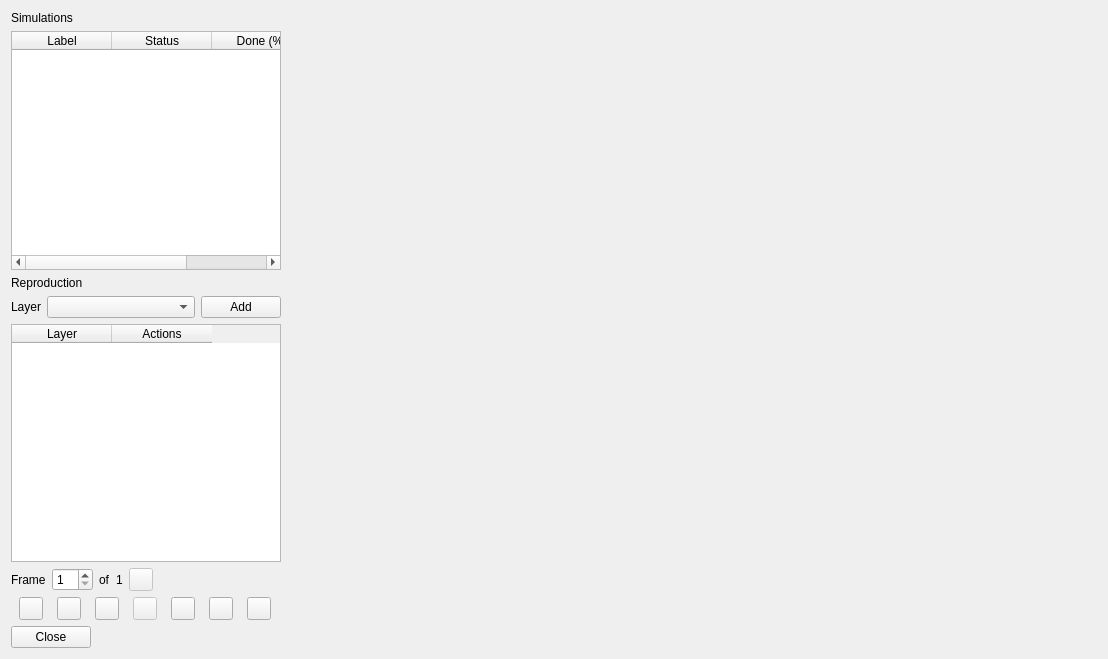
<?xml version="1.0" encoding="UTF-8"?>
<ui version="4.0">
 <class>ViewResultsDialog</class>
 <widget class="QWidget" name="ViewResultsDialog">
  <property name="geometry">
   <rect>
    <x>0</x>
    <y>0</y>
    <width>1108</width>
    <height>659</height>
   </rect>
  </property>
  <property name="windowTitle">
   <string>View Results</string>
  </property>
  <layout class="QHBoxLayout" name="horizontalLayout" stretch="1,3">
   <item>
    <layout class="QVBoxLayout" name="verticalLayout_2">
     <item>
      <widget class="QLabel" name="label_4">
       <property name="text">
        <string>Simulations</string>
       </property>
      </widget>
     </item>
     <item>
      <widget class="QTableWidget" name="tblSimulations">
       <property name="editTriggers">
        <set>QAbstractItemView::NoEditTriggers</set>
       </property>
       <property name="alternatingRowColors">
        <bool>true</bool>
       </property>
       <property name="selectionMode">
        <enum>QAbstractItemView::SingleSelection</enum>
       </property>
       <property name="selectionBehavior">
        <enum>QAbstractItemView::SelectRows</enum>
       </property>
       <column>
        <property name="text">
         <string>Label</string>
        </property>
       </column>
       <column>
        <property name="text">
         <string>Status</string>
        </property>
       </column>
       <column>
        <property name="text">
         <string>Done (%)</string>
        </property>
       </column>
      </widget>
     </item>
     <item>
      <widget class="QLabel" name="label_5">
       <property name="text">
        <string>Reproduction</string>
       </property>
      </widget>
     </item>
     <item>
      <layout class="QHBoxLayout" name="horizontalLayout_6">
       <item>
        <widget class="QLabel" name="label_3">
         <property name="sizePolicy">
          <sizepolicy hsizetype="Fixed" vsizetype="Preferred">
           <horstretch>0</horstretch>
           <verstretch>0</verstretch>
          </sizepolicy>
         </property>
         <property name="text">
          <string>Layer</string>
         </property>
        </widget>
       </item>
       <item>
        <widget class="QComboBox" name="cbxLayers"/>
       </item>
       <item>
        <widget class="QPushButton" name="btnAddLayer">
         <property name="sizePolicy">
          <sizepolicy hsizetype="Fixed" vsizetype="Fixed">
           <horstretch>0</horstretch>
           <verstretch>0</verstretch>
          </sizepolicy>
         </property>
         <property name="text">
          <string>Add</string>
         </property>
         <property name="icon">
          <iconset resource="../../icons.qrc">
           <normaloff>:/icons/list-add.png</normaloff>:/icons/list-add.png</iconset>
         </property>
        </widget>
       </item>
      </layout>
     </item>
     <item>
      <widget class="QTableWidget" name="tblLayers">
       <property name="editTriggers">
        <set>QAbstractItemView::NoEditTriggers</set>
       </property>
       <property name="alternatingRowColors">
        <bool>true</bool>
       </property>
       <property name="selectionMode">
        <enum>QAbstractItemView::SingleSelection</enum>
       </property>
       <property name="selectionBehavior">
        <enum>QAbstractItemView::SelectRows</enum>
       </property>
       <column>
        <property name="text">
         <string>Layer</string>
        </property>
       </column>
       <column>
        <property name="text">
         <string>Actions</string>
        </property>
       </column>
      </widget>
     </item>
     <item>
      <layout class="QHBoxLayout" name="horizontalLayout_3">
       <item>
        <widget class="QLabel" name="label">
         <property name="text">
          <string>Frame</string>
         </property>
        </widget>
       </item>
       <item>
        <widget class="QSpinBox" name="spxFrame">
         <property name="minimum">
          <number>1</number>
         </property>
         <property name="maximum">
          <number>99</number>
         </property>
         <property name="value">
          <number>1</number>
         </property>
        </widget>
       </item>
       <item>
        <widget class="QLabel" name="label_2">
         <property name="text">
          <string>of</string>
         </property>
        </widget>
       </item>
       <item>
        <widget class="QLabel" name="lblFrameTotal">
         <property name="text">
          <string>1</string>
         </property>
        </widget>
       </item>
       <item>
        <widget class="QToolButton" name="btnRefresh">
         <property name="enabled">
          <bool>false</bool>
         </property>
         <property name="toolTip">
          <string>Update frame list</string>
         </property>
         <property name="text">
          <string/>
         </property>
         <property name="icon">
          <iconset resource="../../icons.qrc">
           <normaloff>:/icons/view-refresh.png</normaloff>:/icons/view-refresh.png</iconset>
         </property>
        </widget>
       </item>
       <item>
        <spacer name="horizontalSpacer_3">
         <property name="orientation">
          <enum>Qt::Horizontal</enum>
         </property>
         <property name="sizeHint" stdset="0">
          <size>
           <width>40</width>
           <height>20</height>
          </size>
         </property>
        </spacer>
       </item>
      </layout>
     </item>
     <item>
      <layout class="QHBoxLayout" name="horizontalLayout_4">
       <item>
        <widget class="QToolButton" name="btnFirstFrame">
         <property name="toolTip">
          <string>First frame</string>
         </property>
         <property name="text">
          <string/>
         </property>
         <property name="icon">
          <iconset resource="../../icons.qrc">
           <normaloff>:/icons/first-frame.png</normaloff>:/icons/first-frame.png</iconset>
         </property>
        </widget>
       </item>
       <item>
        <widget class="QToolButton" name="btnPreviousFrame">
         <property name="toolTip">
          <string>Previous frame</string>
         </property>
         <property name="text">
          <string/>
         </property>
         <property name="icon">
          <iconset resource="../../icons.qrc">
           <normaloff>:/icons/previous-frame.png</normaloff>:/icons/previous-frame.png</iconset>
         </property>
        </widget>
       </item>
       <item>
        <widget class="QToolButton" name="btnStartReproduction">
         <property name="toolTip">
          <string>Reproduce</string>
         </property>
         <property name="text">
          <string/>
         </property>
         <property name="icon">
          <iconset resource="../../icons.qrc">
           <normaloff>:/icons/play.png</normaloff>:/icons/play.png</iconset>
         </property>
        </widget>
       </item>
       <item>
        <widget class="QToolButton" name="btnPauseReproduction">
         <property name="enabled">
          <bool>false</bool>
         </property>
         <property name="toolTip">
          <string>Pause</string>
         </property>
         <property name="text">
          <string/>
         </property>
         <property name="icon">
          <iconset resource="../../icons.qrc">
           <normaloff>:/icons/pause.png</normaloff>:/icons/pause.png</iconset>
         </property>
        </widget>
       </item>
       <item>
        <widget class="QToolButton" name="btnNextFrame">
         <property name="toolTip">
          <string>Next frame</string>
         </property>
         <property name="text">
          <string/>
         </property>
         <property name="icon">
          <iconset resource="../../icons.qrc">
           <normaloff>:/icons/next-frame.png</normaloff>:/icons/next-frame.png</iconset>
         </property>
        </widget>
       </item>
       <item>
        <widget class="QToolButton" name="btnLastFrame">
         <property name="toolTip">
          <string>Last frame</string>
         </property>
         <property name="text">
          <string/>
         </property>
         <property name="icon">
          <iconset resource="../../icons.qrc">
           <normaloff>:/icons/last-frame.png</normaloff>:/icons/last-frame.png</iconset>
         </property>
        </widget>
       </item>
       <item>
        <widget class="QToolButton" name="btnLoop">
         <property name="toolTip">
          <string>Toggle loop</string>
         </property>
         <property name="text">
          <string/>
         </property>
         <property name="icon">
          <iconset resource="../../icons.qrc">
           <normaloff>:/icons/loop.png</normaloff>:/icons/loop.png</iconset>
         </property>
         <property name="checkable">
          <bool>true</bool>
         </property>
        </widget>
       </item>
      </layout>
     </item>
     <item>
      <layout class="QHBoxLayout" name="horizontalLayout_2">
       <item>
        <widget class="QPushButton" name="btnClose">
         <property name="text">
          <string>Close</string>
         </property>
         <property name="icon">
          <iconset resource="../../icons.qrc">
           <normaloff>:/icons/dialog-close.png</normaloff>:/icons/dialog-close.png</iconset>
         </property>
         <property name="shortcut">
          <string>Ctrl+F4</string>
         </property>
        </widget>
       </item>
       <item>
        <spacer name="horizontalSpacer">
         <property name="orientation">
          <enum>Qt::Horizontal</enum>
         </property>
         <property name="sizeHint" stdset="0">
          <size>
           <width>40</width>
           <height>20</height>
          </size>
         </property>
        </spacer>
       </item>
      </layout>
     </item>
    </layout>
   </item>
   <item>
    <widget class="SimulationVTKWidget" name="vtkWidget"/>
   </item>
  </layout>
 </widget>
 <customwidgets>
  <customwidget>
   <class>QVTKWidget</class>
   <extends>QWidget</extends>
   <header>QVTKWidget.h</header>
  </customwidget>
  <customwidget>
   <class>SimulationVTKWidget</class>
   <extends>QVTKWidget</extends>
   <header>include/ui/simulation_vtk_widget.h</header>
  </customwidget>
 </customwidgets>
 <resources>
  <include location="../../icons.qrc"/>
 </resources>
 <connections/>
</ui>
